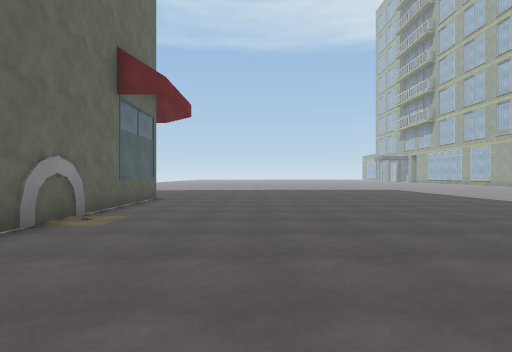
View 1 (above)

24 first-person views from a walk through a 3-D level made in the Unity game engine. The camera is 1.3 m above the floor, looks level and sees 80° across. The floor is counted in squares, 1.8 m on a side. Each view is taken from the middle of a square. On the plan, view 1 faces up. The plan holds only what a view shows up to about 10 squares ahead; the rest is blank. The place goes on beyond the plan. The player is left out. Some surface patterns are stand-ins.

View 2
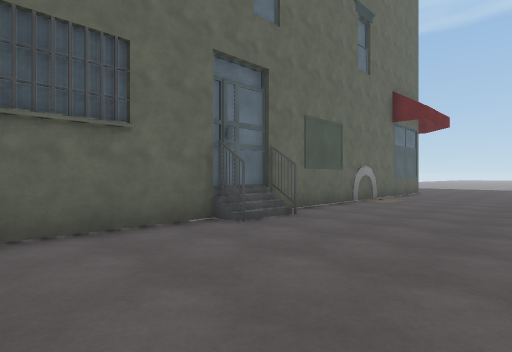

View 3
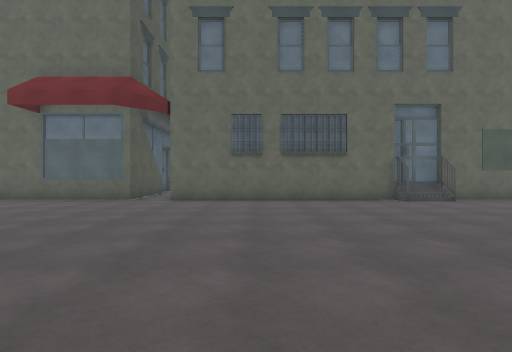

View 4
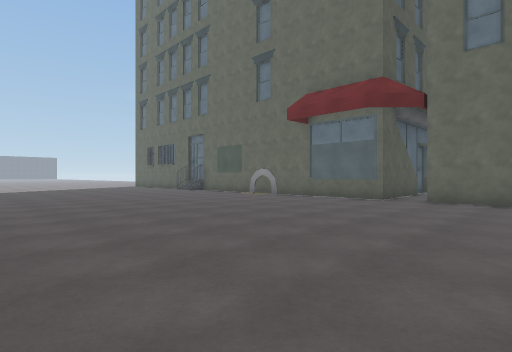

View 5
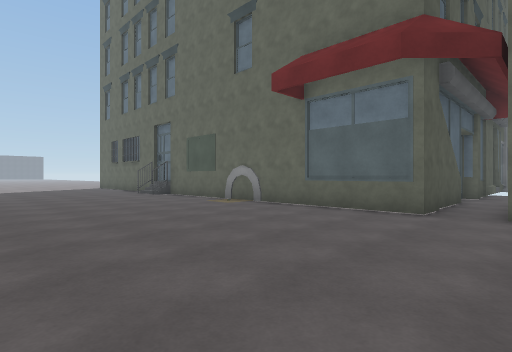

View 6
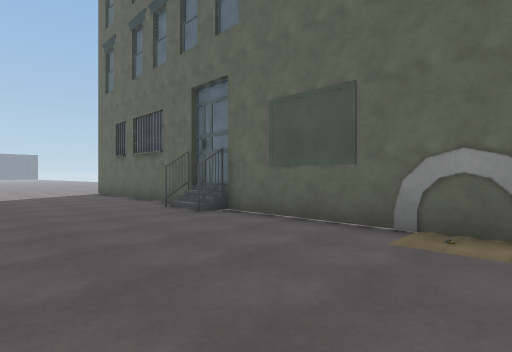

View 7
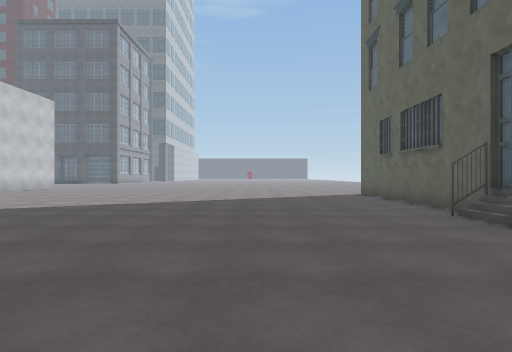

View 8
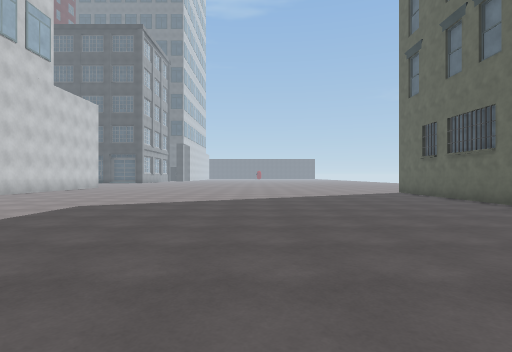

View 9
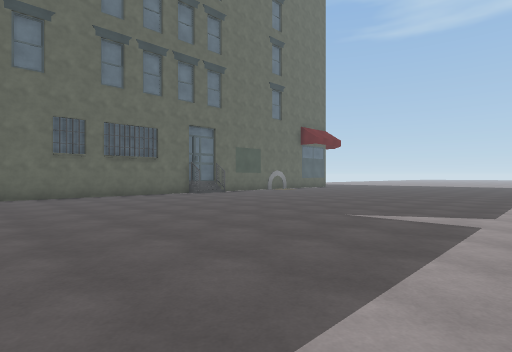

View 10
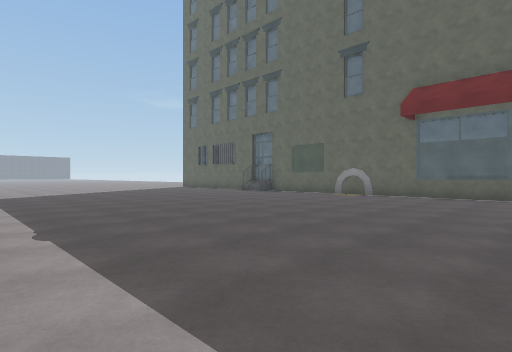

View 11
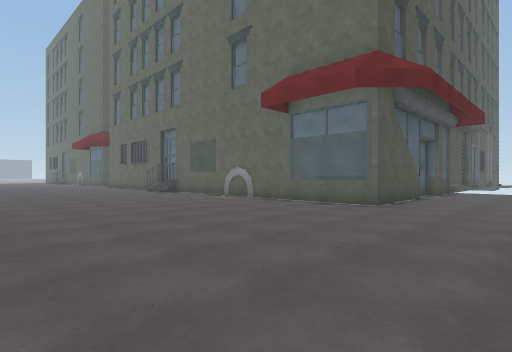

View 12
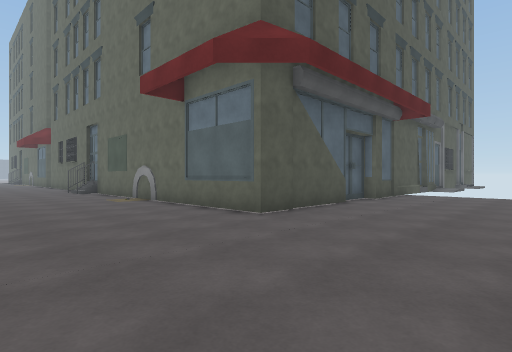

View 13
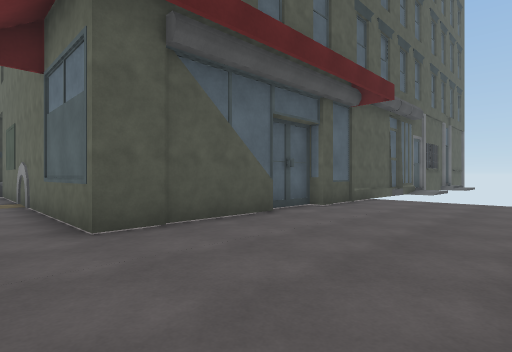

View 14
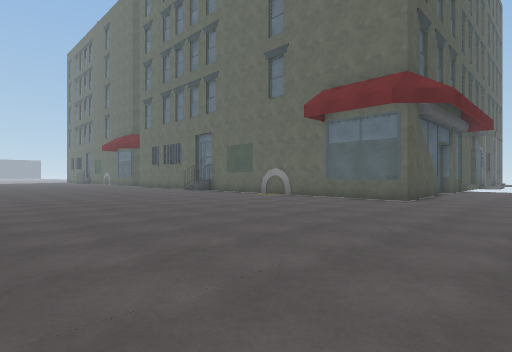

View 15
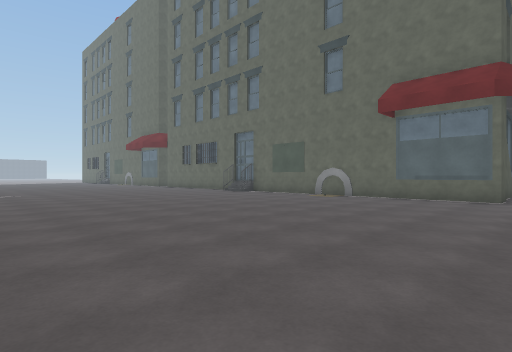

View 16
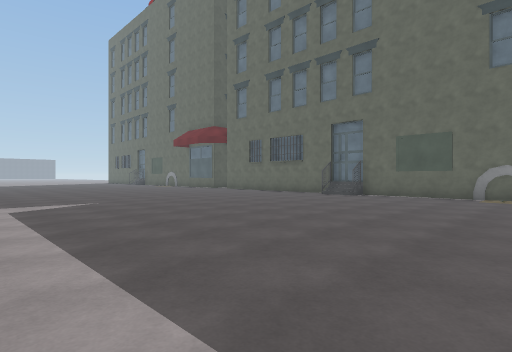

View 17
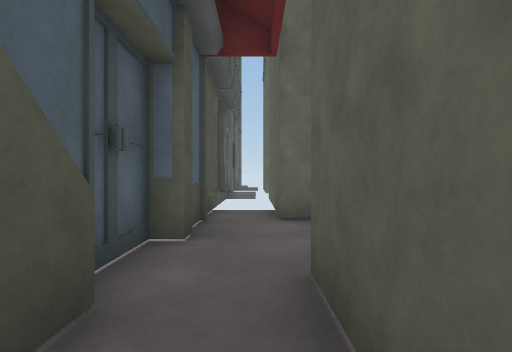

View 18
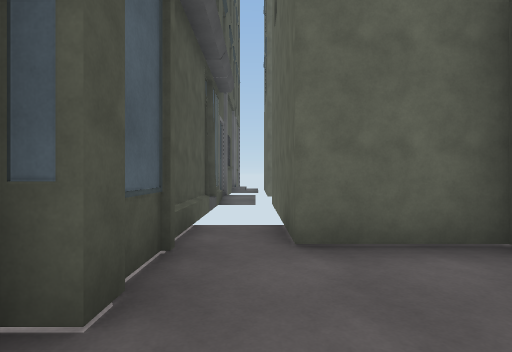

View 19
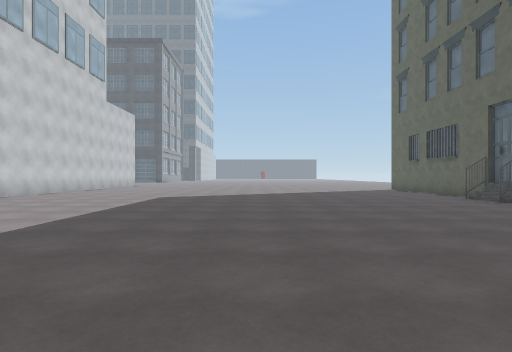

View 20
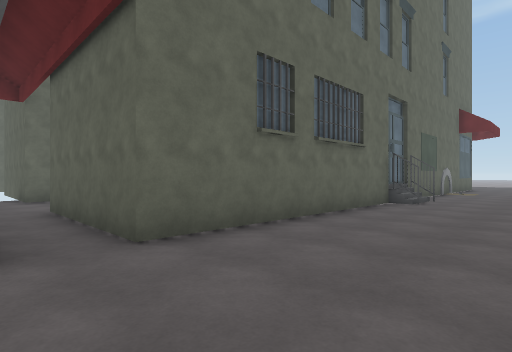

View 21
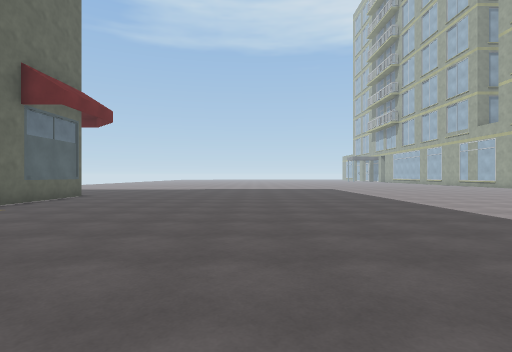

View 22
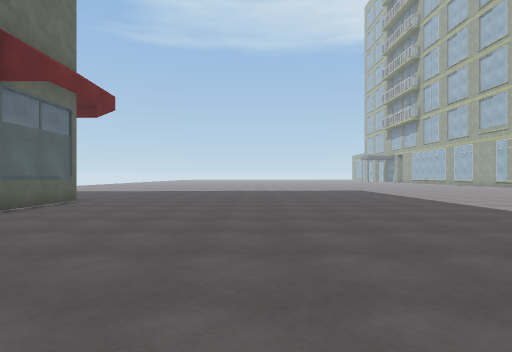

View 23
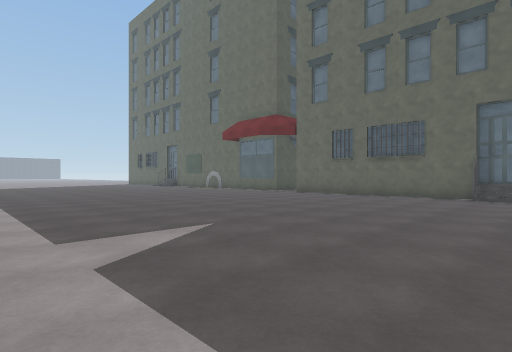

View 24
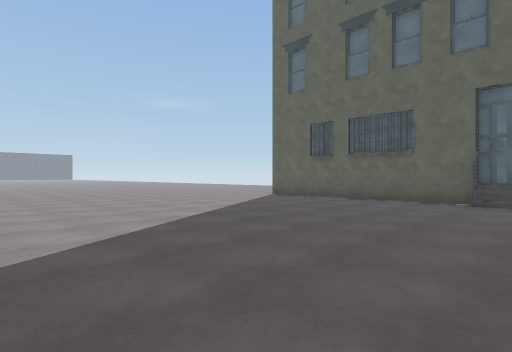

### Floor plan
Points are (right, up) in squares from view 1. A wall is a line through its corners. A room is listed if a view was taken in it or the views show most of it. See-through windows are left out.
Room 1 (views 1, 2, 3, 4, 5, 6, 7, 8, 9, 10, 11, 12, 13, 14, 15, 16, 17, 18, 19, 20, 21, 22, 23, 24)
walls: (-2.5, -0.8) (-3.2, -0.8); (-2.4, 0.6) (-3.4, 0.6); (-6.8, -8.9) (-3.2, -8.9) (-3.2, -24); (-3.2, -18.1) (-2.6, -18.1) (-2.6, -19.5); (-6.8, 9.9) (-3.2, 9.9) (-3.2, -7.6) (-7.2, -7.6); (-10.1, 9.9) (-8.4, 9.9) (-8.4, 9.5) (-7, 9.5); (-11.5, 9.7) (-10.4, 9.7)
low walls: (-2.8, -18.5) (-2.8, -19.5); (-3, -18.5) (-3, -19.5)
ways out: opening at (-7, -8)

Where each view was taken, in squares from view 1:
view 1: 0 up, 0 right, facing up
view 2: 4 down, 1 right, facing up-left
view 3: 5 down, 6 right, facing left
view 4: 5 down, 6 right, facing down-left
view 5: 7 down, 3 right, facing down-left
view 6: 13 down, 1 right, facing down-left
view 7: 14 down, 1 right, facing down
view 8: 13 down, 3 right, facing down
view 9: 8 down, 8 right, facing up-left
view 10: 8 down, 8 right, facing down-left
view 11: 13 up, 4 right, facing down-left
view 12: 14 up, 1 right, facing down-left
view 13: 14 up, 2 left, facing down-left
view 14: 13 up, 6 right, facing down-left
view 15: 11 up, 7 right, facing down-left
view 16: 6 up, 8 right, facing down-left
view 17: 8 down, 5 left, facing left
view 18: 8 down, 7 left, facing left
view 19: 10 down, 4 right, facing down
view 20: 9 down, 0 right, facing up-left
view 21: 1 down, 3 right, facing up
view 22: 1 up, 2 right, facing up
view 23: 1 up, 8 right, facing down-left
view 24: 18 down, 6 right, facing down-left
